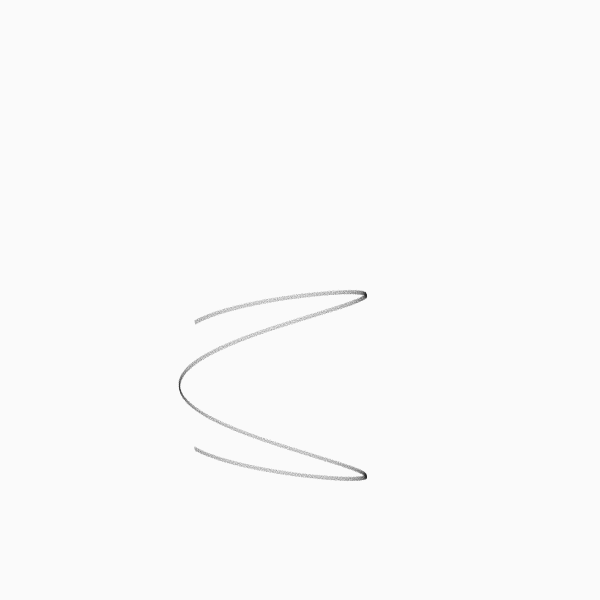
Frame 1 (no input)
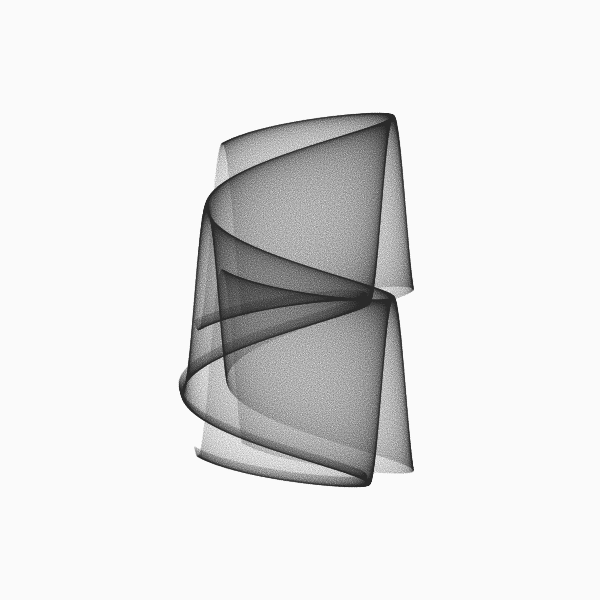
Frame 60 (the mouse pressed at the canvas centre just before this capture)
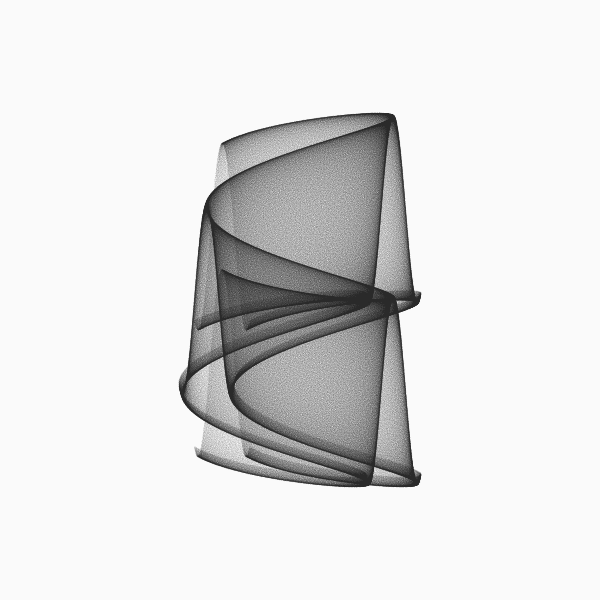
Frame 120 (the mouse held since frame 60 and released just before this capture)

The Processing sketch that drew these frames (run headless with seeded random() and noise(); from frame 60 on, the mouse is pressed at the canvas centre):

// Processing sketch: build
// ── build.pde
// Variations on Fractal Flames : Part_05
// https://generateme.wordpress.com/2016/04/11/folds/
// PDJ

float x1, y1, x2, y2; // function domain
float step; // step within domain
float y;
boolean go = true;

// parameterization P={pdj_a,pdj_b,pdj_c,pdj_d}
float pdj_a = 0.1;
float pdj_b = 1.9;
float pdj_c = -0.8;
float pdj_d = -1.2;

void setup() {
  size(600, 600);
  background(250);
  smooth(8);
  noFill();
  stroke(20, 15);
  strokeWeight(0.9);

  x1 = y1 = -3;
  x2 = y2 = 3;
  y = y1;
  step = ( x2 - x1 ) / ( 2.321 * width );
}

void draw() {
  if (go) {
    for ( int i = 0; ( i < 20 )&go; i++ ) { // draw 20 lines at once
      for ( float x = x1; x <= x2; x += step ) {
        drawVariation(x, y);
      }
      y += step;
      if ( y > y2 ) {
        go = false;
        println( "done" );
      }
    }
  }
}

void drawVariation( float x, float y ) {
  PVector v = new PVector(x, y);
  float amount = 1.0;

  /* v = sinusoidal(v, amount); */
  /* v = hyperbolic(v, amount); */
  v = pdj(v, amount);

  float xx = map( v.x+0.003*randomGaussian(), x1, x2, 20, width-20 );
  float yy = map( v.y+0.003*randomGaussian(), y1, y2, 20, height-20 );
  point( xx, yy );
}

PVector sinusoidal(PVector v, float amount) {
  return new PVector( amount * sin( v.x ), amount * sin( v.y ) );
}

PVector hyperbolic( PVector v, float amount ) {
  float r = v.mag() + 1.0e-10;
  float theta = atan2( v.x, v.y );
  float x = amount * sin( theta ) / r;
  float y = amount * cos( theta ) * r;
  return new PVector( x, y );
}

PVector pdj( PVector v, float amount ) {
  return new PVector( 
    amount * ( sin( pdj_a * v.y ) - cos( pdj_b * v.x ) ),
    amount * ( sin( pdj_c * v.x ) - cos( pdj_d * v.y ) )
      );
}
